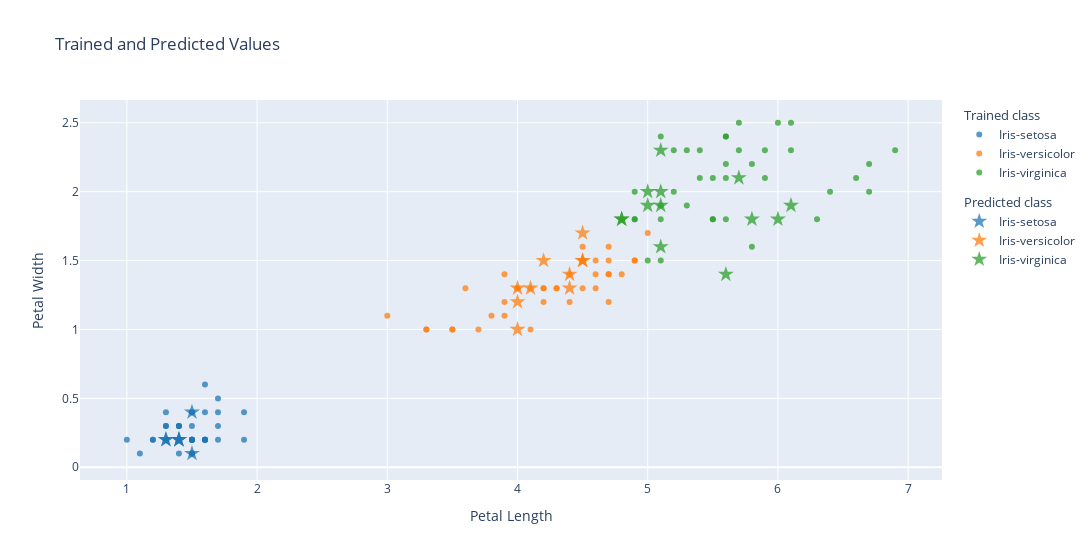

Notebook code for this chart:
### Markdown cell above
### Inspect the Predictions

Howso Engine has high accuracy even on small datasets.

### Code cell
train_data = train_data.astype({"class": str})
predicted_data = pd.concat([new_data.reset_index(drop=True).drop(columns="class"), reaction["action"]], axis=1)
predicted_data = predicted_data.astype({"class": str})

cmap = px.colors.qualitative.D3
fig = go.Figure()
for i, (label, group) in enumerate(train_data.groupby("class")):
    fig.add_trace(go.Scatter(
        x=group["petal length"],
        y=group["petal width"],
        mode="markers",
        name=label,
        marker=dict(color=cmap[i], opacity=0.75),
        legendgroup="trained",
        legendgrouptitle_text="Trained class",
    ))

for i, (label, group) in enumerate(predicted_data.groupby("class")):
    fig.add_trace(go.Scatter(
        x=group["petal length"],
        y=group["petal width"],
        mode="markers",
        marker=dict(size=12, symbol="star", color=cmap[i], opacity=0.75),
        name=label,
        legendgroup="predicted",
        legendgrouptitle_text="Predicted class",
        hovertext=group.index,
    ))

fig.update_layout(
    xaxis_title="Petal Length",
    yaxis_title="Petal Width",
    width=1250,
    title="Trained and Predicted Values"
)
fig.show()

### Figure 1 — Plotly figure (JSON) as saved in the notebook; plotly's stock layout.template omitted (floating-point values rounded to 4 significant figures)
{"data": [{"legendgroup": "trained", "legendgrouptitle": {"text": "Trained class"}, "marker": {"color": "#1F77B4", "opacity": 0.75}, "mode": "markers", "name": "Iris-setosa", "type": "scatter", "x": [1.5, 1.2, 1.6, 1.7, 1.7, 1.5, 1.6, 1.3, 1.6, 1.4, 1, 1.5, 1.4, 1.3, 1.7, 1.4, 1.3, 1.5, 1.4, 1.1, 1.4, 1.2, 1.9, 1.6, 1.5, 1.9, 1.5, 1.5, 1.5, 1.3, 1.4, 1.6, 1.4, 1.6, 1.4, 1.5, 1.5, 1.6, 1.5, 1.4, 1.3, 1.7, 1.5], "y": [0.2, 0.2, 0.2, 0.2, 0.3, 0.4, 0.6, 0.4, 0.2, 0.2, 0.2, 0.3, 0.2, 0.3, 0.4, 0.3, 0.3, 0.1, 0.3, 0.1, 0.1, 0.2, 0.2, 0.4, 0.1, 0.4, 0.2, 0.2, 0.2, 0.2, 0.2, 0.2, 0.2, 0.2, 0.3, 0.2, 0.1, 0.2, 0.2, 0.2, 0.2, 0.5, 0.4]}, {"legendgroup": "trained", "legendgrouptitle": {"text": "Trained class"}, "marker": {"color": "#FF7F0E", "opacity": 0.75}, "mode": "markers", "name": "Iris-versicolor", "type": "scatter", "x": [3.9, 4.3, 4.8, 3, 4.2, 5, 3.7, 4.7, 4.7, 4.6, 4.6, 4, 4.4, 4.6, 4.5, 3.3, 4.5, 4.8, 4.5, 4.5, 4.9, 3.5, 4.1, 4, 4.5, 4.7, 3.3, 3.9, 4.2, 3.9, 4.7, 4.3, 3.5, 4.9, 3.6, 3.8, 4.4, 4.2, 4.7, 4.1], "y": [1.2, 1.3, 1.8, 1.1, 1.3, 1.7, 1, 1.6, 1.4, 1.5, 1.4, 1.3, 1.4, 1.3, 1.6, 1, 1.5, 1.4, 1.3, 1.5, 1.5, 1, 1, 1.3, 1.5, 1.4, 1, 1.1, 1.3, 1.4, 1.2, 1.3, 1, 1.5, 1.3, 1.1, 1.2, 1.2, 1.5, 1.3]}, {"legendgroup": "trained", "legendgrouptitle": {"text": "Trained class"}, "marker": {"color": "#2CA02C", "opacity": 0.75}, "mode": "markers", "name": "Iris-virginica", "type": "scatter", "x": [5.5, 5.1, 5.2, 4.9, 6, 5.6, 5.2, 6.7, 6.9, 5.9, 6.3, 5.9, 5, 5.6, 5.1, 5.8, 5.6, 6.1, 5.6, 6.1, 5.5, 6.6, 5.7, 5.8, 5.1, 6.4, 6.7, 5.5, 5.6, 4.9, 5.7, 5.1, 5.4, 5.3, 5.4, 4.9, 5.3], "y": [1.8, 1.8, 2, 2, 2.5, 2.4, 2.3, 2.2, 2.3, 2.3, 1.8, 2.1, 1.5, 2.1, 1.9, 1.6, 2.2, 2.5, 1.8, 2.3, 1.8, 2.1, 2.3, 2.2, 2.4, 2, 2, 2.1, 2.4, 1.8, 2.5, 1.5, 2.3, 1.9, 2.1, 1.8, 2.3]}, {"hovertext": [6, 12, 15, 16, 20, 23, 24], "legendgroup": "predicted", "legendgrouptitle": {"text": "Predicted class"}, "marker": {"color": "#1F77B4", "opacity": 0.75, "size": 12, "symbol": "star"}, "mode": "markers", "name": "Iris-setosa", "type": "scatter", "x": [1.4, 1.5, 1.4, 1.3, 1.5, 1.4, 1.3], "y": [0.2, 0.1, 0.2, 0.2, 0.4, 0.2, 0.2]}, {"hovertext": [0, 5, 8, 9, 11, 14, 19, 21, 22, 27], "legendgroup": "predicted", "legendgrouptitle": {"text": "Predicted class"}, "marker": {"color": "#FF7F0E", "opacity": 0.75, "size": 12, "symbol": "star"}, "mode": "markers", "name": "Iris-versicolor", "type": "scatter", "x": [4.4, 4.1, 4.4, 4, 4.5, 4.2, 4.5, 4, 4, 4.5], "y": [1.4, 1.3, 1.3, 1.3, 1.5, 1.5, 1.7, 1.2, 1, 1.5]}, {"hovertext": [1, 2, 3, 4, 7, 10, 13, 17, 18, 25, 26, 28, 29], "legendgroup": "predicted", "legendgrouptitle": {"text": "Predicted class"}, "marker": {"color": "#2CA02C", "opacity": 0.75, "size": 12, "symbol": "star"}, "mode": "markers", "name": "Iris-virginica", "type": "scatter", "x": [5, 5.1, 5, 5.6, 5.1, 5.1, 5.1, 4.8, 5.8, 4.8, 5.7, 6, 6.1], "y": [1.9, 2.3, 2, 1.4, 2, 1.9, 1.6, 1.8, 1.8, 1.8, 2.1, 1.8, 1.9]}], "layout": {"title": {"text": "Trained and Predicted Values"}, "width": 1250, "xaxis": {"title": {"text": "Petal Length"}}, "yaxis": {"title": {"text": "Petal Width"}}}}
